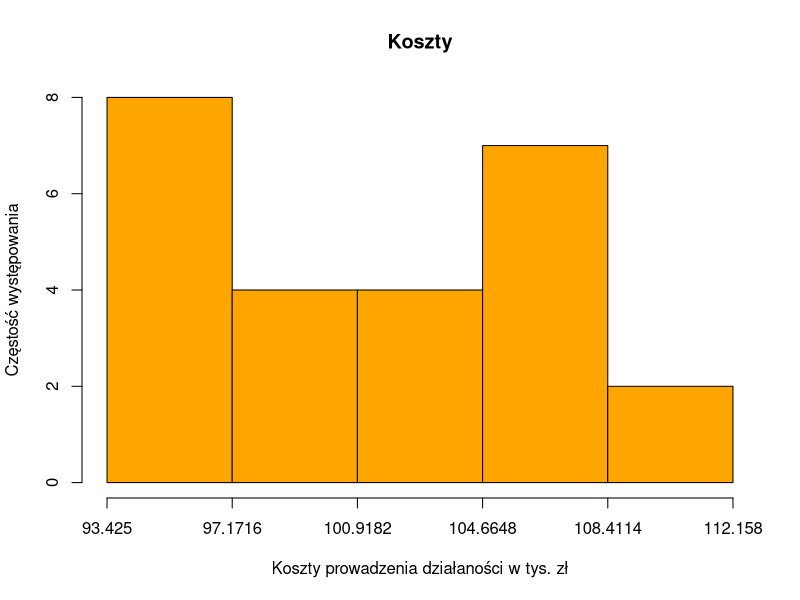
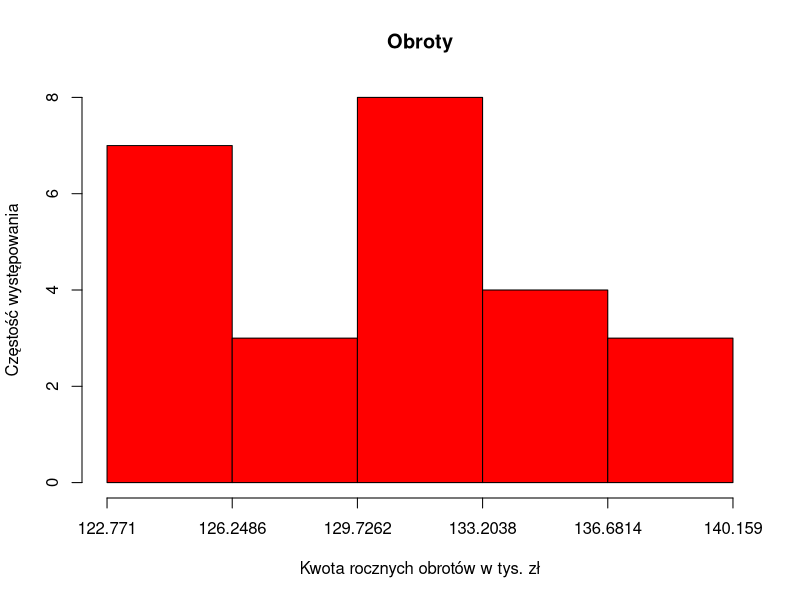

These figures' R source, in order:
##############################
#######WCZYTANIE DANYCH#######
##############################

data1 <- read.csv(file = '4-1.csv', sep = ';')
koszty <- data1$koszty
obroty <- data1$obroty
##############################
#========= ZADANIE 1 =========
##############################

#MIARY POŁOŻENIA

srednia_koszty <- mean(koszty)
srednia_obroty <- mean(obroty)
kwantyle_koszty <- quantile(koszty)
kwantyle_obroty <- quantile(obroty)

moda <- function(x) {
  ux <- unique(x)
  ux[which.max(tabulate(match(x, ux)))]
}

moda_koszty <- moda(koszty)
moda_obroty <- moda(obroty)

mediana_koszty <- median(koszty)
mediana_obroty <- median(obroty)

#MIARY ZRÓŻNICOWANIA
odchylenie_koszty <- sd(koszty)
odchylenie_obroty <- sd(obroty)

wariancja_koszty <- var(koszty)
wariancja_obroty <- var(obroty)

srednie_odch_bezwzg_koszty <- mad(koszty)
srednie_odch_bezwzg_obroty <- mad(obroty)

wsp_zmiennosci_koszty <-
  sd(koszty) / mean(koszty) * 100
wsp_zmiennosci_obroty <-
  sd(obroty) / mean(obroty) * 100

rozstep_koszty <- IQR(koszty)
rozstep_obroty <- IQR(obroty)

rozstep_cwiartkowy_koszty <- IQR(koszty) / 2
rozstep_cwiartkowy_obroty <- IQR(obroty) / 2

#MIARY ASYMETRII
wspolczynnik_asymetrii <-
  function(tmp_data, tmp_row_name, tmp_odchylenie) {
    moment_centr_tmp <- 0
    for (xi in 1:(nrow(tmp_data))) {
      moment_centr_tmp <-
        moment_centr_tmp + (tmp_data[xi, tmp_row_name] - mean(tmp_data[[tmp_row_name]])) ^
        3
    }
    moment_centr <- 1 / (nrow(tmp_data) - 1) * moment_centr_tmp
    wspolczynnik_asymetrii <- (moment_centr) / (tmp_odchylenie ^ 3)
    return(wspolczynnik_asymetrii)
  }

wspolczynnik_asymetrii_koszty <-
  wspolczynnik_asymetrii(data1, 'koszty', odchylenie_koszty)
wspolczynnik_asymetrii_obroty <-
  wspolczynnik_asymetrii(data1, 'obroty', odchylenie_obroty)

kurtoza <- function(tmp_data, tmp_row_name, tmp_odchylenie) {
  moment_centr_4_tmp <- 0
  for (xi in 1:nrow(tmp_data)) {
    moment_centr_4_tmp <-
      moment_centr_4_tmp + (tmp_data[xi, tmp_row_name] - mean(tmp_data[[tmp_row_name]])) ^
      4
  }
  moment_centr_4 <- 1 / (nrow(tmp_data) - 1) * moment_centr_4_tmp
  tmp_kurtoza <- moment_centr_4 / (tmp_odchylenie ^ 4)
}

kurtoza_koszty <- kurtoza(data1, 'koszty', odchylenie_koszty)
kurtoza_obroty <- kurtoza(data1, 'obroty', odchylenie_obroty)
print(paste("Kurtoza obrotów: ", kurtoza_obroty))
print(paste("Skośność obrotów: ",wspolczynnik_asymetrii_obroty))
print(paste("Kurtoza kosztów: ", kurtoza_koszty))
print(paste("Skośność kosztów: ",wspolczynnik_asymetrii_koszty))
#KOSZTY HISTOGRAM

liczba_przedzialow_koszty <- sqrt(nrow(data1))
szerokosc_przedzialu_koszty <- (max(koszty) - min(koszty)) / liczba_przedzialow_koszty
bins_koszty <-
  seq(min(koszty), max(koszty), by = szerokosc_przedzialu_koszty)
szereg_koszty <- table(cut(koszty, 5))
print(transform(szereg_koszty)) #print szereg
hist(
  koszty,
  breaks = bins_koszty,
  main = "Koszty",
  xlab = "Koszty prowadzenia działaności w tys. zł",
  ylab = "Częstość występowania",
  col = "orange",
  axes = F
)
axis(2)
axis(1, at = seq(min(koszty), max(koszty), by=szerokosc_przedzialu_koszty), labels = seq(min(koszty), max(koszty), by = szerokosc_przedzialu_koszty))

#OBROTY HISTOGRAM

liczba_przedzialow_obroty <- sqrt(nrow(data1))
szerokosc_przedzialu_obroty <- (max(obroty) - min(obroty)) / liczba_przedzialow_obroty
bins_obroty <-
  seq(min(obroty), max(obroty), by = szerokosc_przedzialu_obroty)
szereg_obroty <- table(cut(obroty, 5))
hist(
  obroty,
  breaks = bins_obroty,
  main = "Obroty",
  xlab = "Kwota rocznych obrotów w tys. zł",
  ylab = "Częstość występowania",
  col = "red",
  axes = F
)
axis(2)
axis(1, at = seq(min(obroty), max(obroty), by=szerokosc_przedzialu_obroty) , labels = seq(min(obroty), max(obroty), by = szerokosc_przedzialu_obroty))

##############################
#========= ZADANIE 2 =========
##############################

#podajemy odpowiednie kolumny, rozkład hipotetyczny jest normalny, przekazywane estymatory są parametrami spodziewanego rozkładu
ks.test(koszty,
        "pnorm",
        mean = mean(koszty),
        sd = sd(koszty))
#wartość p-value jest większa od poziomu istotności (alfa = 0.05), nie ma więc podstaw do odrzucenia hipotezy

ks.test(obroty,
        "pnorm",
        mean = mean(obroty),
        sd = sd(obroty))
#wartość p-value jest większa od poziomu istotności (alfa = 0.05), nie ma więc podstaw do odrzucenia hipotezy


##############################
#========= ZADANIE 3 =========
##############################
alpha <- 0.02

#kwantyl rozkładu
q_t <- qt(1 - (alpha / 2), nrow(data1) - 1)

#przedział
left_edge_k <-
  (srednia_koszty - (q_t * (odchylenie_koszty / sqrt(nrow(
    data1
  ) - 1))))
right_edge_k <-
  (srednia_koszty + (q_t * (odchylenie_koszty / sqrt(nrow(
    data1
  ) - 1))))

#względna precyzja
blad_maksymalny_k <- (right_edge_k - left_edge_k) / 2

wzgledna_precyzja_k <- (blad_maksymalny_k / srednia_koszty * 100)

# Mamy podstawy do uogólnienia przedziału ufności
##############################
#=======ZADANIE 4=============
##############################

#oszacować przedziałowo wariancje obrotów
estymator_wariancji_obroty <- var(obroty)

alpha <- 0.02
chi_kwadrat1 <- qchisq((1 - (alpha / 2)), (nrow(data1) - 1))
chi_kwadrat2 <- qchisq((alpha / 2), (nrow(data1) - 1))

#przedziaŁ:
left_edge <-
  (nrow(data1) * estymator_wariancji_obroty) / (chi_kwadrat1)
right_edge <-
  (nrow(data1) * estymator_wariancji_obroty) / (chi_kwadrat2)

#względna precyzja
blad_maksymalny <- (right_edge - left_edge) / 2

wzgledna_precyzja <-
  blad_maksymalny / estymator_wariancji_obroty * 100

#WNIOSEK: to jest niemiarodajne / "nie mamy podstaw do uogólnienia otrzymanego przedziału ufności"
##############################
#========= ZADANIE 5 =========
##############################

#H0: wartość średnia obrotów jest równa wartości średniej kosztów
#H1: wartość średnia obrotów jest większa od wartości średniej kosztów

#nie wiemy, czy wariancje są równe
#H0: wariancja_obroty = wariancja_koszty
#H1: wariancja_obroty > wariancja_koszty

nieobc_estymator_wariancji_koszty <-
  var(koszty) * nrow(data1) / (nrow(data1) - 1)
nieobc_estymator_wariancji_obroty <-
  var(obroty) * nrow(data1) / (nrow(data1) - 1)

statystyka_F <-
  nieobc_estymator_wariancji_obroty / nieobc_estymator_wariancji_koszty
print(statystyka_F)

alpha <- 0.05

zbior_krytyczny_left_edge <- qf((1 - alpha), (nrow(data1) - 1), (nrow(data1) - 1))
print("Test równości dwóch wariancji: ")
if(statystyka_F < zbior_krytyczny_left_edge){
  print("Brak podstaw do odrzucenia hipotezy zerowej.")
}else{
  print("Odrzucamy hipotezę zerową, przyjmujemy hipotezę alternatywną - wariancje kosztów i obrotów są różne.")
}
# ponieważ nasza wartośc statystyki testowej jest mniejsza niż lewa krawędź przedziału obszaru krytycznego
# nie ma podstaw do odrzucenia hipotezy

statystyka_T <- (srednia_obroty - srednia_koszty) / sqrt((
  nrow(data1) * nieobc_estymator_wariancji_obroty + nrow(data1) * nieobc_estymator_wariancji_koszty
) / (nrow(data1) * 2 - 2) * (nrow(data1) * 2) / (nrow(data1) ^ 2)
)
left_edge_T <- qt((1 - alpha), (2 * nrow(data1) - 2))
if(statystyka_T < left_edge_T){
  print("Brak podstaw do odrzucenia hipotezy zerowej.")
}else{
  print("Odrzucamy hipotezę zerową, przyjmujemy hipotezę alternatywną - branża jest dochodowa.")
}
